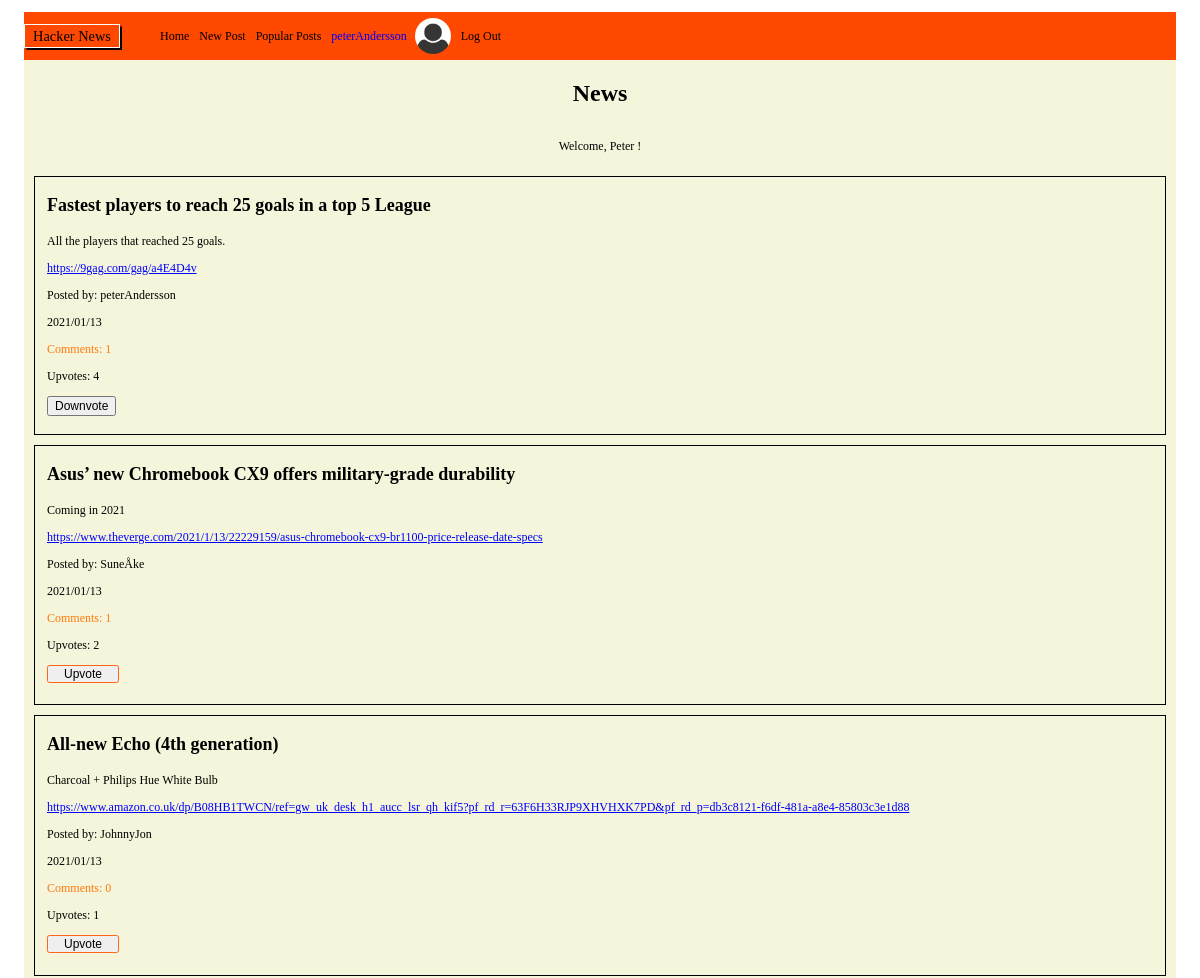
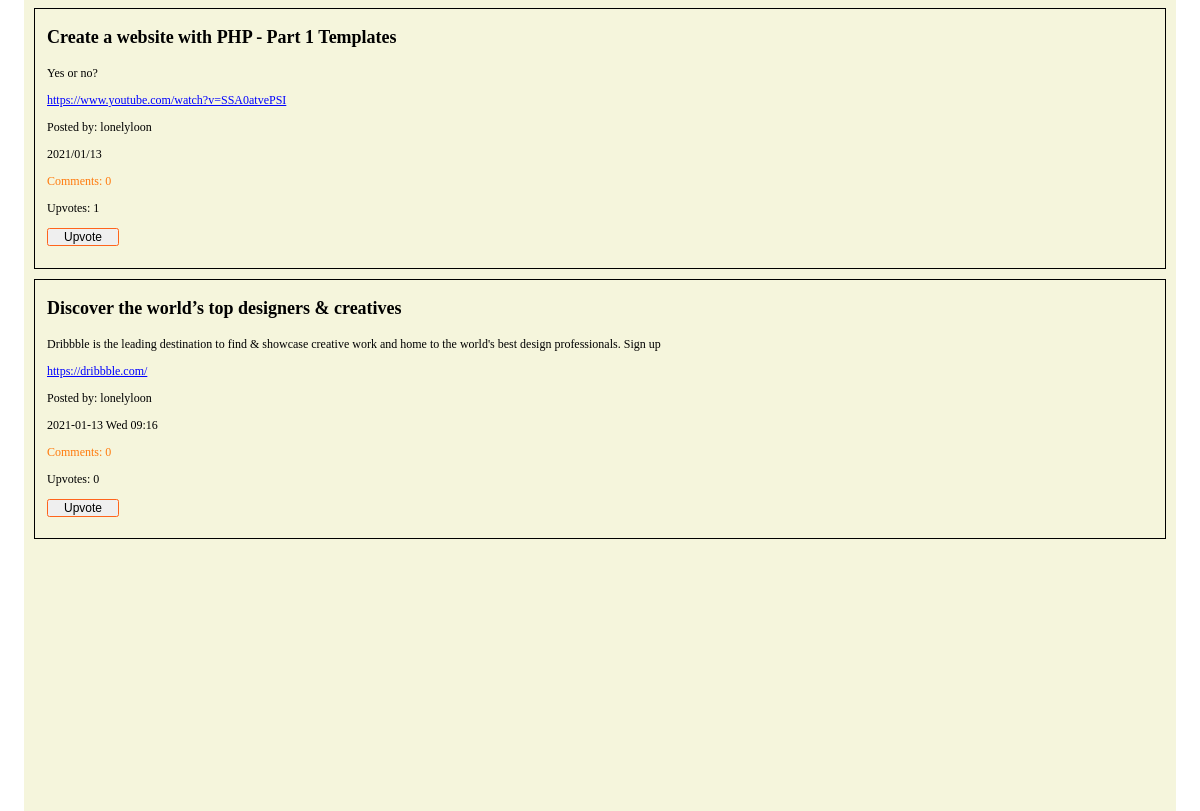
The app's page /index.php (signed in, upper part), older data (2 pictures, top to bottom).
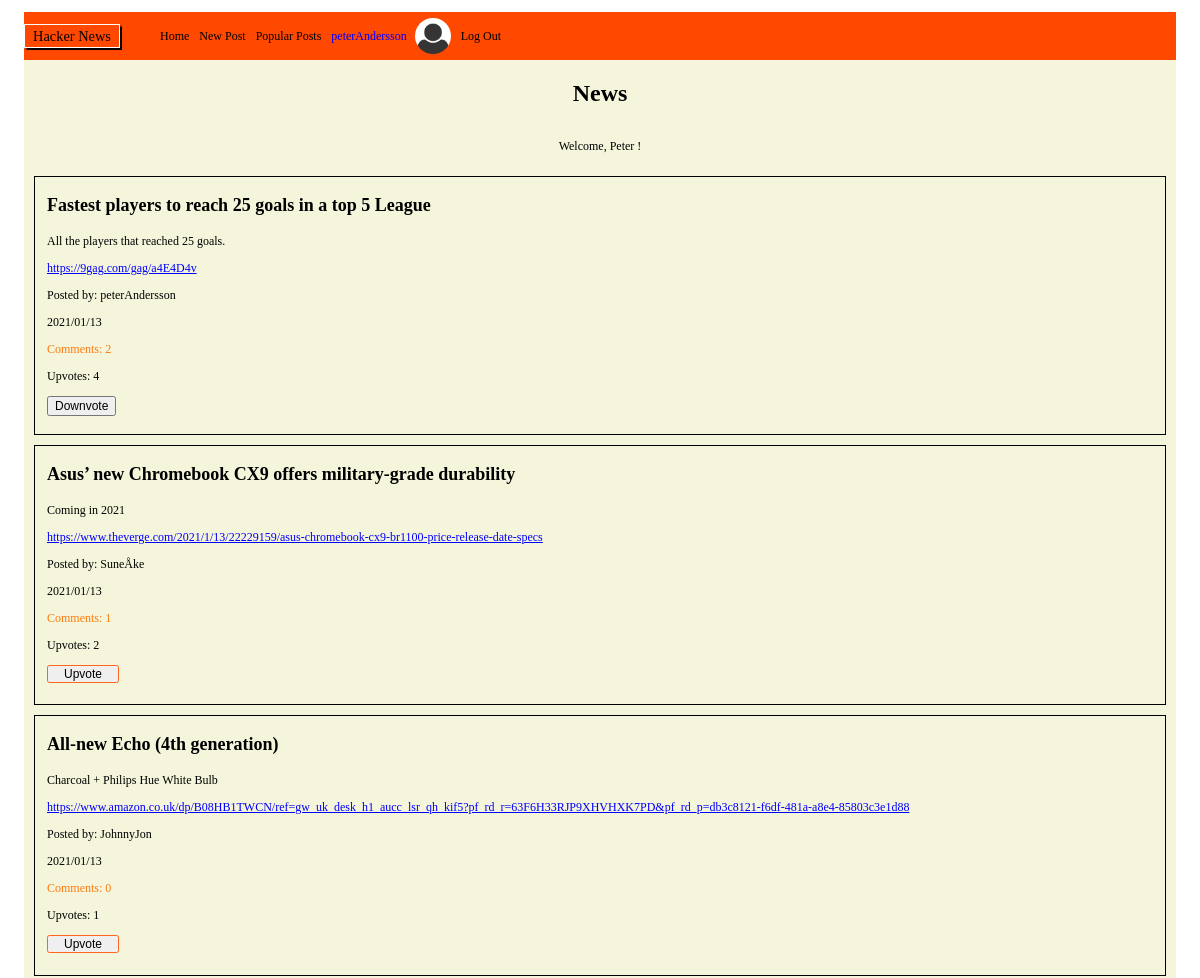
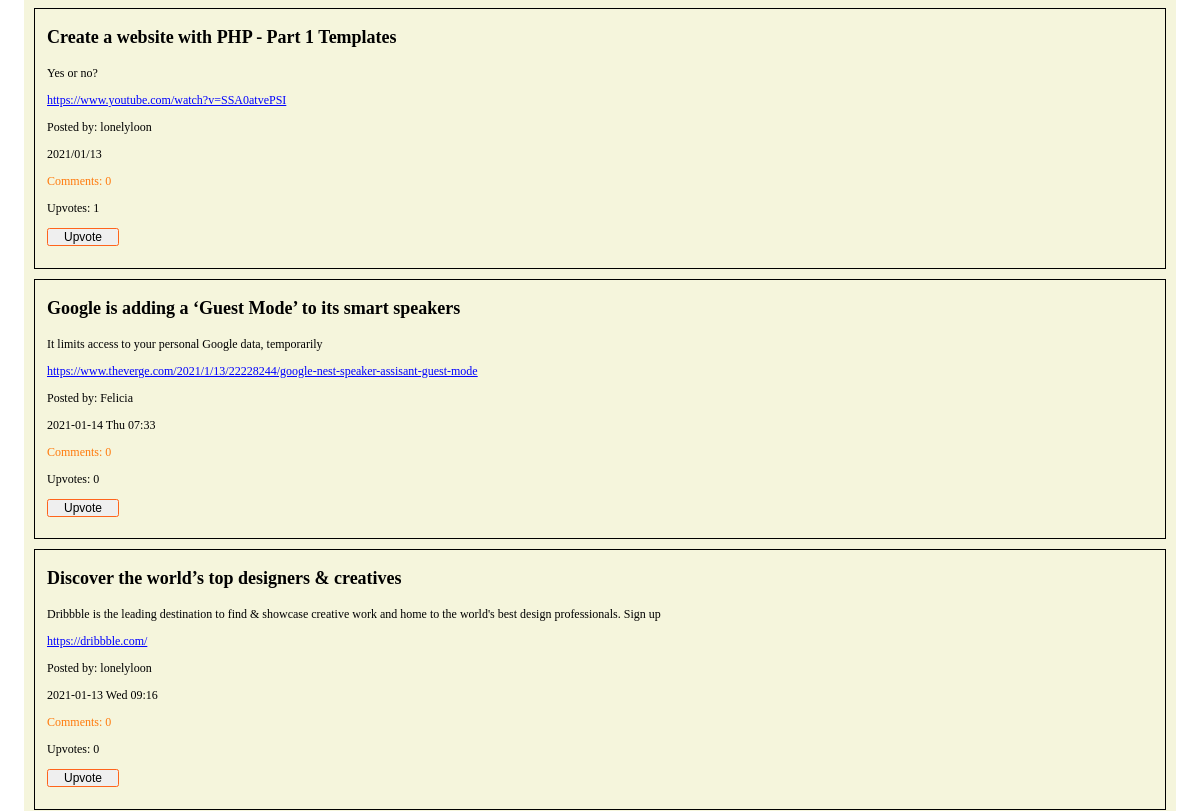
The same page, newer data (2 pictures, top to bottom).
### tables this page shows
CREATE TABLE Posts (
	id integer PRIMARY KEY AUTOINCREMENT,
	title string,
	description string,
	post_url varchar,
	post_date datetime,
	user_id varchar,
	user_username varchar
);

CREATE TABLE Users (
	"id" integer PRIMARY KEY AUTOINCREMENT,
	username varchar,
	first_name string,
	last_name string,
	email varchar,
	password varchar,
	avatar varchar,
	biography string
);

### web/config.php (called while the page is built, shortened)
<?php
return [
    'title' => 'News',
    'database_path' => sprintf('sqlite:%s/database/hackernews.db', __DIR__),
];

### web/autoload.php (called while the page is built, shortened)
<?php
$config = require __DIR__ . '/config.php';

### web/functions/postsFunction.php (called while the page is built, shortened)
<?php
function fetchAllPosts($pdo)
{
    $database = ("SELECT * FROM Posts ORDER BY Posts.post_date DESC");
    $statement = $pdo->prepare($database);
    $statement->execute();
    $fetchPosts = $statement->fetchAll(PDO::FETCH_ASSOC);
    return $fetchPosts;
}

### web/functions/userFunction.php (called while the page is built, shortened)
<?php
function fetchUsernameById($pdo, $id)
{
    $database = 'SELECT username FROM Users WHERE id = :id';
    $statement = $pdo->prepare($database);
    $statement->bindParam(':id', $id);
    $statement->execute();
    $username = $statement->fetch(PDO::FETCH_ASSOC);
    return $username;
}

### web/functions/commentsFunction.php (called while the page is built, shortened)
<?php
function countComments($pdo, $postId)
{
    $statement = $pdo->prepare('SELECT COUNT(*) FROM Comments WHERE post_id = :postId');
    $statement->bindParam(':postId', $postId, PDO::PARAM_INT);
    $statement->execute();
    $comments = $statement->fetch(PDO::FETCH_ASSOC);
    return $comments['COUNT(*)'];
}

### web/functions/upvoteFunctions.php (called while the page is built, shortened)
<?php
function countUpvotes($pdo, $postId)
{
    $database = ('SELECT COUNT(*) FROM Likes WHERE post_id = :postId');
    $statement = $pdo->prepare($database);
    $statement->bindParam(':postId', $postId, PDO::PARAM_INT);
    $statement->execute();
    $upvotes = $statement->fetch(PDO::FETCH_ASSOC);
    return $upvotes['COUNT(*)'];
}
function upvoteUser($pdo, $postId, $userId)
{
    $database = ('SELECT * FROM Likes WHERE post_id = :postId AND user_id = :userId;');
    $statement = $pdo->prepare($database);
    $statement->bindParam(':postId', $postId);
    $statement->bindParam(':userId', $userId);
    $statement->execute();
    $upvoteUser = $statement->fetch(PDO::FETCH_ASSOC);
    return $upvoteUser;
}

### index.php (the view, shortened to what this page needs)
<?php require __DIR__ . '/homepage/header.php'; ?>
<?php require __DIR__ . '/homepage/navbar.php'; ?>
<?php
if (isset($_SESSION['user'])) {
    $user = $_SESSION['user'];
    $userId = $user['id'];
} ?>
<section class="index_page">
    <div class="greeting_user_container">
        <h1 class="index_title"><?php echo $config['title']; ?></h1>
        <p>Welcome,
            <?php if (isset($user)) : ?>
                <?php echo $user['first_name']; ?>
            <?php else : ?>
                Guest
            <?php endif; ?>
            !</p>
    </div>
    <?php $fetchPost = fetchAllPosts($pdo);
    foreach ($fetchPost as $post) : ?>
        <?php $postId = $post['id'];  ?>
        <?php $countComments = countComments($pdo, $postId); ?>
        <?php $countUpvotes = countUpvotes($pdo, $postId); ?>
        <?php if (isset($user)) : ?>
            <?php $upvoteUser = upvoteUser($pdo, $postId, $userId) ?>
        <?php endif; ?>
        <?php $fetchUsername = fetchUsernameById($pdo, $post['user_id']) ?>
        <div class="news_feed">
            <h3 class="index_post_title"> <?php echo $post['title']; ?> </h3>
            <p> <?php echo $post['description']; ?> </p>
            <a class="url_link" href="<?php echo $post['post_url'] ?> "> <?php echo $post['post_url']; ?> </a>
            <p> Posted by: <?php echo $fetchUsername['username']; ?> </p>
            <p> <?php echo $post['post_date']; ?> </p>
            <div class="upvotes_comments">
                <a class="index_comments" href="comments.php?id= <?php echo $post['id']; ?> "> Comments: <?php echo $countComments; ?> </a>
            </div>
            <div>
                <form action="web/post/upvote.php" method="post">
                    <p class="index_upvotes">Upvotes: <?php echo $countUpvotes; ?></p>
                    <?php if (isset($_SESSION['user'])) : ?>
                        <?php if (is_array($upvoteUser)) : ?>
                            <button class="downvote_button" type="submit">Downvote</button>
                        <?php else : ?>
                            <button class="upvote_button" type="submit">Upvote</button>
                        <?php endif; ?>
                    <?php endif; ?>
                </form>
            </div>
        </div>
    <?php endforeach; ?>
</section>
<?php require __DIR__ . '/homepage/footer.php'; ?>

Row changes from the older to the newer data that the page shows:
computed for posts "Fastest players to reach 25 goals in a top 5 League": countComments "1" → "2"
added posts: title "Google is adding a ‘Guest Mode’ to its smart speakers", description "It limits access to your personal Google data, temporarily", post_url "https://www.theverge.com/2021/1/13/22228244/google-nest-speaker-assisant-guest-mode", user.username "Felicia", post_date "2021-01-14 Thu 07:33", countComments "0", countUpvotes "0"
